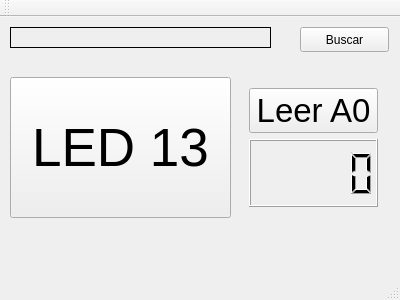
<?xml version="1.0" encoding="UTF-8"?>
<ui version="4.0">
 <class>MainWindow</class>
 <widget class="QMainWindow" name="MainWindow">
  <property name="geometry">
   <rect>
    <x>0</x>
    <y>0</y>
    <width>400</width>
    <height>300</height>
   </rect>
  </property>
  <property name="windowTitle">
   <string>MainWindow</string>
  </property>
  <widget class="QWidget" name="centralWidget">
   <widget class="QLabel" name="label">
    <property name="geometry">
     <rect>
      <x>10</x>
      <y>10</y>
      <width>261</width>
      <height>21</height>
     </rect>
    </property>
    <property name="frameShape">
     <enum>QFrame::Box</enum>
    </property>
    <property name="text">
     <string/>
    </property>
   </widget>
   <widget class="QPushButton" name="pushButton">
    <property name="geometry">
     <rect>
      <x>300</x>
      <y>10</y>
      <width>89</width>
      <height>25</height>
     </rect>
    </property>
    <property name="text">
     <string>Buscar</string>
    </property>
   </widget>
   <widget class="QPushButton" name="pushButton_2">
    <property name="geometry">
     <rect>
      <x>10</x>
      <y>60</y>
      <width>221</width>
      <height>141</height>
     </rect>
    </property>
    <property name="font">
     <font>
      <pointsize>40</pointsize>
     </font>
    </property>
    <property name="text">
     <string>LED 13</string>
    </property>
    <property name="checkable">
     <bool>true</bool>
    </property>
   </widget>
   <widget class="QWidget" name="">
    <property name="geometry">
     <rect>
      <x>238</x>
      <y>60</y>
      <width>151</width>
      <height>141</height>
     </rect>
    </property>
    <layout class="QVBoxLayout" name="verticalLayout">
     <item>
      <widget class="QPushButton" name="pushButton_3">
       <property name="font">
        <font>
         <pointsize>25</pointsize>
        </font>
       </property>
       <property name="text">
        <string>Leer A0</string>
       </property>
      </widget>
     </item>
     <item>
      <widget class="QLCDNumber" name="lcdNumber"/>
     </item>
    </layout>
   </widget>
  </widget>
  <widget class="QMenuBar" name="menuBar">
   <property name="geometry">
    <rect>
     <x>0</x>
     <y>0</y>
     <width>400</width>
     <height>22</height>
    </rect>
   </property>
  </widget>
  <widget class="QToolBar" name="mainToolBar">
   <attribute name="toolBarArea">
    <enum>TopToolBarArea</enum>
   </attribute>
   <attribute name="toolBarBreak">
    <bool>false</bool>
   </attribute>
  </widget>
  <widget class="QStatusBar" name="statusBar"/>
 </widget>
 <layoutdefault spacing="6" margin="11"/>
 <resources/>
 <connections/>
</ui>
